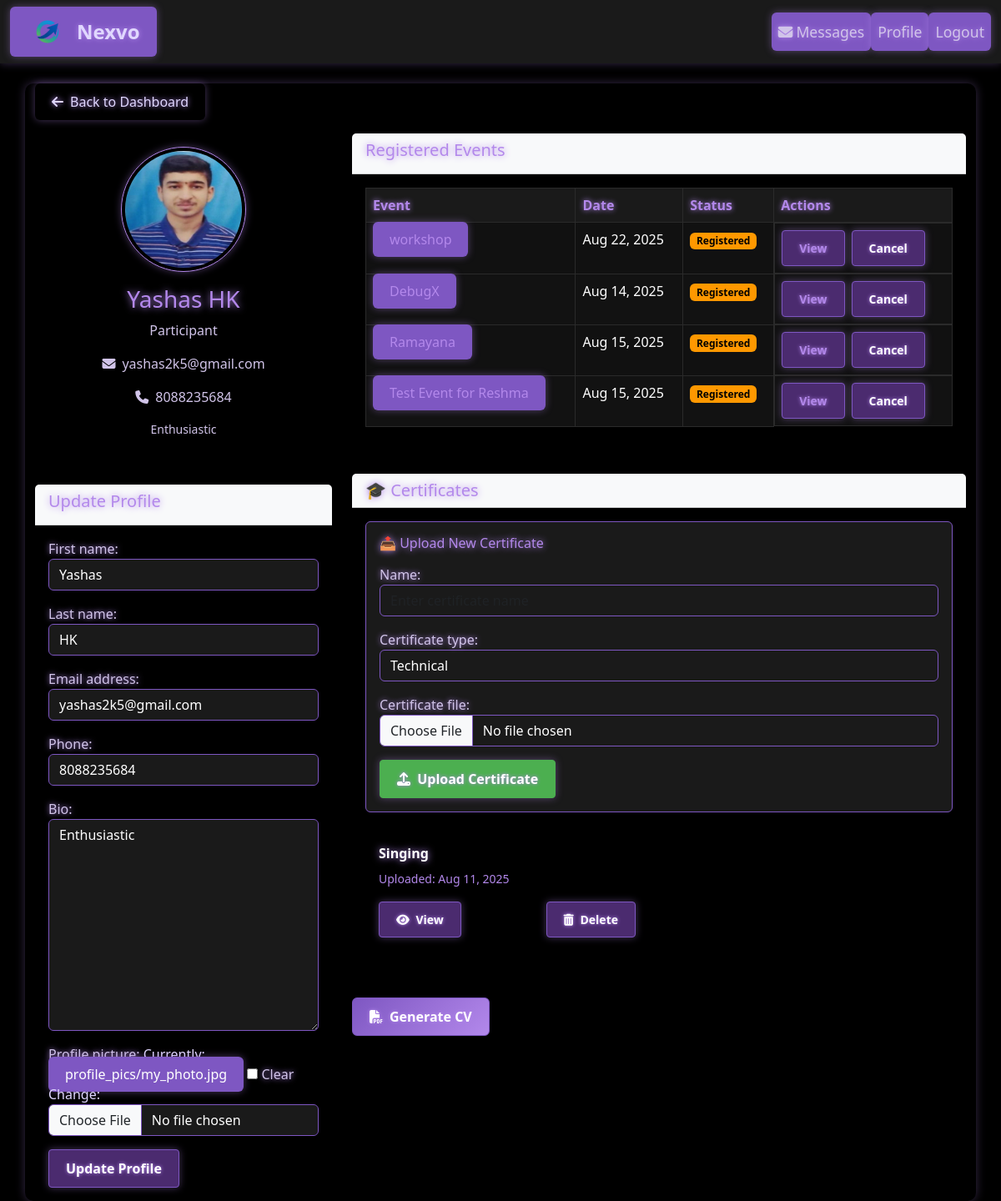
The app's page /profile/ (signed in) with its own data.
### events/models.py (models this page shows, shortened)
class User(AbstractUser):
    USER_TYPES = (
        ('organizer', 'Organizer'),
        ('participant', 'Participant'),
    )
    user_type = models.CharField(max_length=20, choices=USER_TYPES)
    phone = models.CharField(max_length=15, blank=True, null=True)
    bio = models.TextField(max_length=500, blank=True, null=True)
    profile_picture = models.ImageField(upload_to='profile_pics/', blank=True)
    areas_of_interest = models.ManyToManyField('Category', blank=True)

class Registration(models.Model):
    user = models.ForeignKey(User, on_delete=models.CASCADE, default=1)
    name = models.CharField(max_length=100)
    email = models.EmailField()
    event = models.ForeignKey(Event, on_delete=models.CASCADE, related_name='registrations_real')
    registered_at = models.DateTimeField(auto_now_add=True)
    attended = models.BooleanField(default=False)
    responses = models.JSONField(default=dict)
    uploaded_file = models.FileField(upload_to='registration_files/', null=True, blank=True)
    registered_at = models.DateTimeField(auto_now_add=True)
    class Meta:
        unique_together = ('event', 'user')

class Event(models.Model):
    title = models.CharField(max_length=200)
    description = models.TextField()
    organizer = models.ForeignKey(User, on_delete=models.CASCADE, related_name='organized_events')
    category = models.ForeignKey(Category, on_delete=models.CASCADE)
    date = models.DateTimeField()
    location = models.CharField(max_length=200)
    max_participants = models.IntegerField()
    registration_link = models.URLField(help_text="Google Form registration link")
    created_at = models.DateTimeField(auto_now_add=True)
    updated_at = models.DateTimeField(auto_now=True)
    start_time = models.DateTimeField()
    duration = models.IntegerField(default=60)
    image = models.ImageField(upload_to='event_posters/', blank=True, null=True)

class Certificate(models.Model):
    CERTIFICATE_TYPES = (
        ('technical', 'Technical'),
        ('non_technical', 'Non-Technical'),
    )
    participant = models.ForeignKey(User, on_delete=models.CASCADE, related_name='certificates')
    event = models.ForeignKey(Event, on_delete=models.CASCADE, null=True, blank=True, related_name='certificates_of_event')
    name = models.CharField(max_length=255)
    certificate_file = models.FileField(upload_to='certificates/')
    uploaded_at = models.DateTimeField(auto_now_add=True)
    certificate_type = models.CharField(max_length=20, choices=CERTIFICATE_TYPES, default='technical')

### events/views.py (the view)
# urls.py: path('profile/', views.profile_view, name='profile'),
@login_required
def profile_view(request, user_id=None):
    if user_id:
        profile_user = get_object_or_404(User, id=user_id)
    else:
        profile_user = request.user
    context = {
        'profile_user': profile_user,
    }
    if profile_user == request.user:
        context['profile_form'] = UserProfileForm(instance=profile_user)
        if profile_user.user_type != 'organizer':
             context['certificate_form'] = CertificateUploadForm(user=profile_user)
    if profile_user.user_type == 'organizer':
        organized_events = Event.objects.filter(organizer=profile_user).order_by('-created_at')
        context['organized_events'] = organized_events
    else:
        registrations = Registration.objects.filter(user=profile_user).order_by('-registered_at')
        certificates = Certificate.objects.filter(participant=profile_user).order_by('-uploaded_at')
        context['registrations'] = registrations
        context['certificates'] = certificates
    return render(request, 'events/profile.html', context)

### templates/events/profile.html (shortened to what this page needs)
{% extends 'base.html' %}
{% load widget_tweaks %}
{% block content %}
<div class="mb-3">
    <a href="{% url 'organizer_dashboard' %}" class="btn btn-secondary">
        <i class="fas fa-arrow-left me-2"></i>Back to Dashboard
    </a>
</div>
<div class="row">
    <div class="col-md-4">
        <div class="card shadow-sm mb-4">
            <div class="card-body text-center">
                {% if profile_user.profile_picture %}
                    <img src="{{ profile_user.profile_picture.url }}" class="rounded-circle mb-3 border border-primary p-1" width="150" height="150" alt="Profile Picture">
                {% else %}
                    <i class="fas fa-user-circle fa-9x text-muted mb-3"></i>
                {% endif %}
                <h3>{{ profile_user.get_full_name|default:profile_user.username }}</h3>
                <p class="text-muted">{{ profile_user.get_user_type_display }}</p>
                {% if profile_user.email %}
                    <p class="text-muted"><i class="fas fa-envelope me-2"></i>{{ profile_user.email }}</p>
                {% endif %}
                {% if profile_user.phone %}
                    <p class="text-muted"><i class="fas fa-phone me-2"></i>{{ profile_user.phone }}</p>
                {% endif %}
                {% if profile_user.bio %}
                <p class="text-muted small">{{ profile_user.bio }}</p>
                {% endif %}
            </div>
        </div>
        {% if user == profile_user %}
        <div class="card shadow-sm mt-3">
            <div class="card-header bg-light">
                <h5>Update Profile</h5>
            </div>
            <div class="card-body">
                <form method="post" action="{% url 'update_profile' %}" enctype="multipart/form-data">
                    {% for field in profile_form %}
                    <div class="mb-3">
                        {{ field.label_tag }}
                        {{ field|add_class:"form-control" }}
                    </div>
                    {% endfor %}
                    <button type="submit" class="btn btn-primary">Update Profile</button>
                </form>
            </div>
        </div>
        {% endif %}
    </div>
    <div class="col-md-8">
        {% if profile_user.user_type == 'organizer' %}
        <div class="card shadow-sm mb-4">
            <div class="card-header bg-light">
                <h5>Organized Events</h5>
            </div>
            <div class="card-body">
                {% if organized_events %}
                <div class="table-responsive">
                    <table class="table table-hover table-striped border">
                        <thead>
                            <tr>
                                <th>Event</th>
                                <th>Date</th>
                                <th>Status</th>
                                <th>Actions</th>
                            </tr>
                        </thead>
                        <tbody>
                            {% for event in organized_events %}
                            <tr>
                                <td>
                                    <a href="{% url 'event_detail' event.pk %}">
                                        {{ event.title }}
                                    </a>
                                </td>
                                <td>{{ event.date|date:"M d, Y" }}</td>
                                <td>{{ event.get_status_display }}</td>
                                <td class="d-flex gap-2">
                                    <a href="{% url 'event_detail' event.pk %}" class="btn btn-sm btn-outline-primary">
                                        View
                                    </a>
                                    {% if user == profile_user %}
                                    <a href="{% url 'event_update' event.pk %}" class="btn btn-sm btn-outline-secondary">
                                        Edit
                                    </a>
                                    {% endif %}
                                </td>
                            </tr>
                            {% endfor %}
                        </tbody>
                    </table>
                </div>
                {% else %}
                <div class="text-center p-5 border rounded shadow-sm">
                    <p class="text-muted mb-0">This organizer has no events.</p>
                </div>
                {% endif %}
            </div>
        </div>
        {% else %}
        <div class="card shadow-sm mb-4">
            <div class="card-header bg-light">
                <h5>Registered Events</h5>
            </div>
            <div class="card-body">
                {% if registrations %}
                <div class="table-responsive">
                    <table class="table table-hover table-striped border">
                        <thead>
                            <tr>
                                <th>Event</th>
                                <th>Date</th>
                                <th>Status</th>
                                {% if user == profile_user %}
                                <th>Actions</th>
                                {% endif %}
                            </tr>
                        </thead>
                        <tbody>
                            {% for registration in registrations %}
                            <tr>
                                <td>
                                    <a href="{% url 'event_detail' registration.event.pk %}">
                                        {{ registration.event.title }}
                                    </a>
                                </td>
                                <td>{{ registration.event.date|date:"M d, Y" }}</td>
                                <td>
                                    {% if registration.attended %}
                                        <span class="badge bg-success">Attended</span>
                                    {% else %}
                                        <span class="badge bg-warning text-dark">Registered</span>
                                    {% endif %}
                                </td>
                                {% if user == profile_user %}
                                <td class="d-flex gap-2">
                                    <a href="{% url 'event_detail' registration.event.pk %}" class="btn btn-sm btn-outline-primary">
                                        View
                                    </a>
                                    <form method="post" action="{% url 'cancel_registration' registration.event.id %}" id="cancelForm{{ registration.id }}">
                                        <button type="button" class="btn btn-sm btn-outline-danger" data-bs-toggle="modal" data-bs-target="#confirmModal"
                                                data-bs-message="Are you sure you want to cancel your registration for {{ registration.event.title }}?"
                                                data-bs-form-id="cancelForm{{ registration.id }}">Cancel</button>
                                    </form>
                                </td>
                                {% endif %}
                            </tr>
                            {% endfor %}
                        </tbody>
                    </table>
                </div>
                {% else %}
                <div class="text-center p-5 border rounded shadow-sm">
                    <p class="text-muted mb-0">This user has not registered for any events.</p>
                </div>
                {% endif %}
            </div>
        </div>
        <div class="card shadow-sm mt-4">
            <div class="card-header bg-light">
                <h5 class="mb-0">🎓 Certificates</h5>
            </div>
            <div class="card-body">
                {% if user == profile_user %}
                <form method="post" action="{% url 'upload_certificate' %}" enctype="multipart/form-data" class="mb-4 p-3 border rounded bg-light shadow-sm">
                    <h6 class="mb-3">📤 Upload New Certificate</h6>
                    <div class="mb-3">
                        {{ certificate_form.name.label_tag }}
                        {{ certificate_form.name|add_class:"form-control" }}
                    </div>
                    <div class="mb-3">
                        {{ certificate_form.certificate_type.label_tag }}
                        {{ certificate_form.certificate_type|add_class:"form-control" }}
                    </div>
                    <div class="mb-3">
                        {{ certificate_form.certificate_file.label_tag }}
                        {{ certificate_form.certificate_file|add_class:"form-control" }}
                    </div>
                    <button type="submit" class="btn btn-success">
                        <i class="fas fa-upload me-1"></i> Upload Certificate
                    </button>
                </form>
                {% endif %}
                {% if certificates %}
                <div class="row">
                    {% for certificate in certificates %}
                    <div class="col-md-6 mb-3">
                        <div class="card h-100 shadow-sm">
                            <div class="card-body d-flex flex-column">
                                <h6 class="card-title">{{ certificate.name }}</h6>
                                <p class="card-text">
                                    <small class="text-muted">Uploaded: {{ certificate.uploaded_at|date:"M d, Y" }}</small>
                                </p>
                                <div class="mt-auto d-flex justify-content-between">
                                    <a href="{{ certificate.certificate_file.url }}" class="btn btn-sm btn-primary" target="_blank">
                                        <i class="fas fa-eye me-1"></i> View
                                    </a>
                                    {% if user == profile_user %}
                                    <a href="{% url 'delete_certificate' certificate.id %}" class="btn btn-sm btn-danger">
                                        <i class="fas fa-trash-alt me-1"></i> Delete
                                    </a>
                                    {% endif %}
                                </div>
                            </div>
                        </div>
                    </div>
                    {% endfor %}
                </div>
                {% else %}
                <div class="text-center p-5 border rounded shadow-sm">
                    <p class="text-muted mb-0">No certificates uploaded yet.</p>
                </div>
                {% endif %}
            </div>
        </div>
        {% if user == profile_user %}
        <div class="mt-4">
            <a href="{% url 'generate_cv' %}" class="btn btn-custom shadow-sm">
                <i class="fas fa-file-pdf me-2"></i>Generate CV
            </a>
        </div>
        {% endif %}
        {% endif %}
    </div>
</div>
{% endblock %}

### records on screen
User: profile_picture (picture), get_full_name "Yashas HK", user_type "Participant", email "yashas2k5@gmail.com", phone "8088235684", bio "Enthusiastic", profile_form "Yashas" "HK" "yashas2k5@gmail.com" "8088235684" "Enthusiastic"
Registration: event "workshop", event "Aug 22, 2025", attended "Registered"
Registration: event "DebugX", event "Aug 14, 2025", attended "Registered"
Registration: event "Ramayana", event "Aug 15, 2025", attended "Registered"
Registration: event "Test Event for Reshma", event "Aug 15, 2025", attended "Registered"
Certificate: name "Singing", uploaded_at "Aug 11, 2025"

### other values on screen
{{ field.label_tag }} "First name:" "Last name:" "Email address:" "Phone:" "Bio:" "Profile picture:"
{{ certificate_form.name.label_tag }} "Name:"
{{ certificate_form.certificate_type.label_tag }} "Certificate type:"
{{ certificate_form.certificate_file.label_tag }} "Certificate file:"
